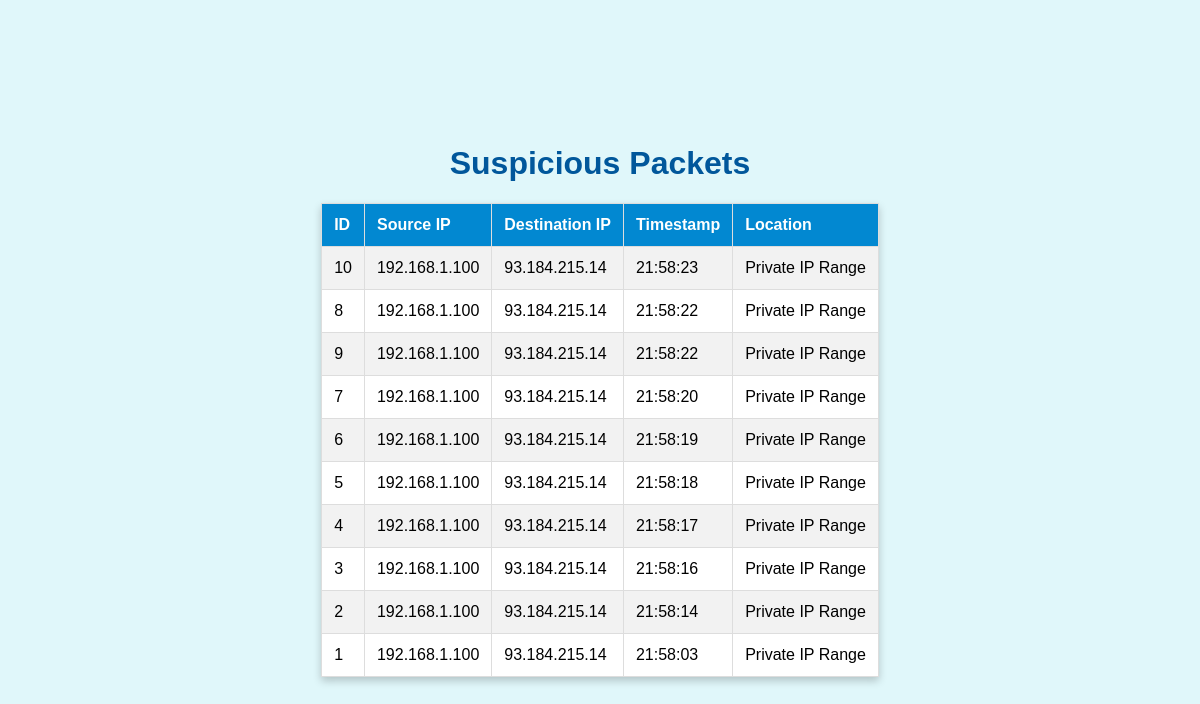
Before: / with the older database file.
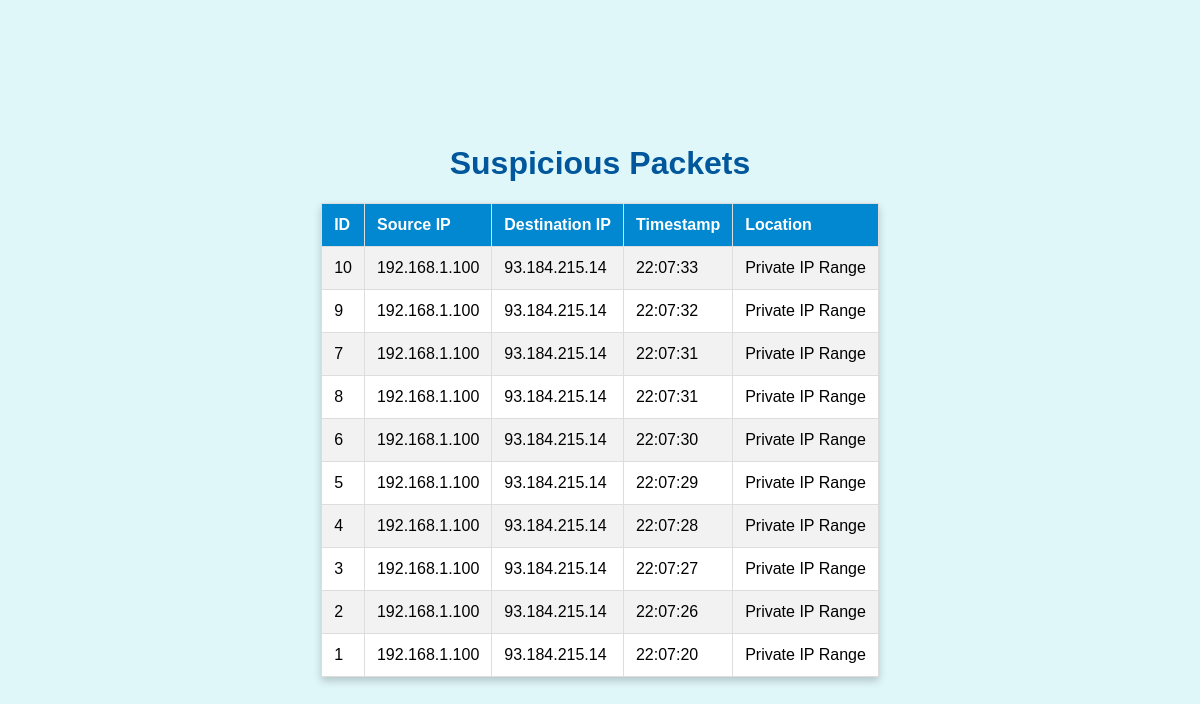
After: the same page with the newer database file.
### tables this page shows
CREATE TABLE suspicious_packets (
            id INTEGER PRIMARY KEY AUTOINCREMENT,
            src_ip TEXT,
            dest_ip TEXT,
            timestamp DATETIME
        );

### web_dashboard.py (the view)
@app.route('/')
def index():
    packets = get_packets()
    return render_template('index.html', packets=packets)

### geo_ip.py (called while the page is built)
def is_private_ip(ip):
    return ipaddress.ip_address(ip).is_private

### web_dashboard.py (called while the page is built)
def get_packets():
    conn = sqlite3.connect('network_monitor.db')
    c = conn.cursor()
    c.execute('SELECT * FROM suspicious_packets ORDER BY timestamp DESC')
    packets = c.fetchall()
    conn.close()
    packets_with_location = []
    for packet in packets:
        src_ip = packet[1]
        if is_private_ip(src_ip):
            location = "Private IP Range"
        else:
            geo_info = get_geo_location(src_ip)
            city = geo_info.get('city', 'N/A')
            country = geo_info.get('country', 'N/A')
            location = f"{city}, {country}"
        packets_with_location.append((*packet, location))
    print("Fetched packets:", packets_with_location)
    return packets_with_location

### templates/index.html (shortened to what this page needs)
<!doctype html>
<html>
<head>
</head>
<body>
    <div class="content">
        <h1>Suspicious Packets</h1>
        <table>
            <tr>
                <th>ID</th>
                <th>Source IP</th>
                <th>Destination IP</th>
                <th>Timestamp</th>
                <th>Location</th>
            </tr>
            {% for packet in packets %}
            <tr>
                <td>{{ packet[0] }}</td>
                <td>{{ packet[1] }}</td>
                <td>{{ packet[2] }}</td>
                <td>{{ packet[3] }}</td>
                <td>{{ packet[4] }}</td>
            </tr>
            {% endfor %}
        </table>
    </div>
</body>
</html>

### templates/index.html (style rules this page uses)
body { display: flex; justify-content: center; align-items: center; height: 100vh; margin: 0; background-color: #e0f7fa; font-family: "Comic Sans MS", cursive, sans-serif; }
.content { text-align: center; max-width: 800px; margin: auto; }
h1 { color: #01579b; font-size: 2em; }
table { width: 100%; border-collapse: collapse; background-color: #ffffff; box-shadow: 0 4px 8px rgba(0, 0, 0, 0.2); }
th, td { padding: 12px; text-align: left; border: 1px solid #ddd; }
th { background-color: #0288d1; color: white; }
tr:nth-child(even) { background-color: #f2f2f2; }

Changed rows visible on the page:
changed suspicious_packets id 10: timestamp "21:58:23" → "22:07:33"
changed suspicious_packets id 9: timestamp "21:58:22" → "22:07:32"
changed suspicious_packets id 7: timestamp "21:58:20" → "22:07:31"
changed suspicious_packets id 8: timestamp "21:58:22" → "22:07:31"; moves down the list
changed suspicious_packets id 6: timestamp "21:58:19" → "22:07:30"
changed suspicious_packets id 5: timestamp "21:58:18" → "22:07:29"
changed suspicious_packets id 4: timestamp "21:58:17" → "22:07:28"
changed suspicious_packets id 3: timestamp "21:58:16" → "22:07:27"
changed suspicious_packets id 2: timestamp "21:58:14" → "22:07:26"
changed suspicious_packets id 1: timestamp "21:58:03" → "22:07:20"
